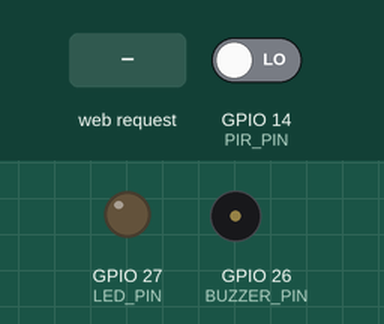
A sketch run on a simulated ESP32. Shown: output pins drawn as LEDs (lit = HIGH), buzzer (waves = sounding, pin HIGH). Dashed ring = blinking. Inputs (shaded band) come from the test bench; at power-on: GPIO 14 (PIR_PIN) LOW. WiFi joins after 1.5 s; servers stay silent unless stated; uploads are accepted with an empty reply; what the sketch prints to the serial monitor is not drawn.

Above: at 2.7 s.
2.8 s: HTTP request GET /intrusion received
At 2.92 s:
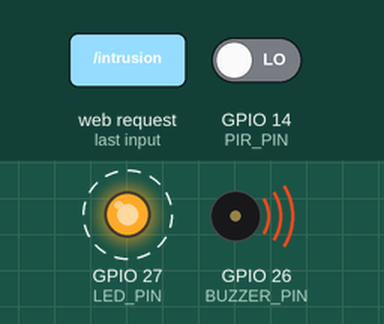
5.8 s: GPIO 14 (PIR_PIN) driven HIGH
8.8 s: HTTP request GET /stop received
At 9.6 s:
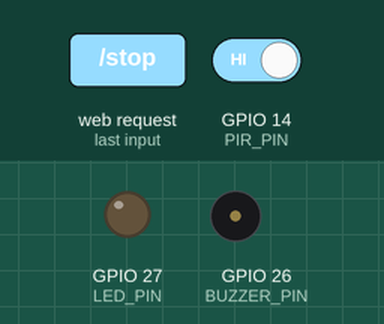
Timing chart, 0 to 11.8 s (numbered marks = the images above; inputs shaded):
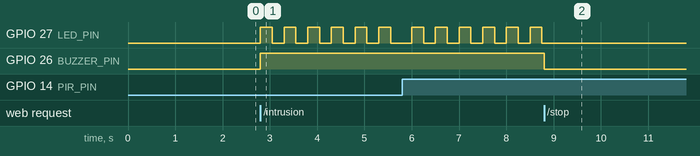

The sketch:

sentinel_eye.ino
```cpp
/* SentinelEye ESP32 firmware
   PIR sensor: OUT -> GPIO 14, VCC -> 5V/VIN, GND -> GND
   Active buzzer: signal/+ -> GPIO 26, GND/- -> GND
   Red LED: GPIO 27 -> 220 ohm resistor -> LED anode; LED cathode -> GND
   Update WIFI_SSID, WIFI_PASSWORD, and HELPER_URL before uploading.
*/
#include <WiFi.h>
#include <WebServer.h>
#include <HTTPClient.h>

const char* WIFI_SSID = "YOUR_WIFI_NAME";
const char* WIFI_PASSWORD = "YOUR_WIFI_PASSWORD";
const char* HELPER_URL = "http://192.168.1.10:8000/pir";

constexpr uint8_t PIR_PIN = 14;
constexpr uint8_t BUZZER_PIN = 26;
constexpr uint8_t LED_PIN = 27;
constexpr unsigned long ALARM_DURATION_MS = 10000UL;
constexpr unsigned long BLINK_INTERVAL_MS = 250UL;
constexpr unsigned long PIR_REPORT_GAP_MS = 3000UL;

WebServer server(80);
bool alarmActive = false;
bool ledState = false;
unsigned long alarmStartedAt = 0;
unsigned long lastBlinkAt = 0;
unsigned long lastPirReportAt = 0;
unsigned long bootedAt = 0;
unsigned long lastPirAt = 0;
uint32_t pirEvents = 0;

void startAlarm() {
  alarmActive = true;
  alarmStartedAt = millis();
  lastBlinkAt = 0;
  ledState = false;
  digitalWrite(BUZZER_PIN, HIGH);
  digitalWrite(LED_PIN, LOW);
}

void stopAlarm() {
  alarmActive = false;
  ledState = false;
  digitalWrite(BUZZER_PIN, LOW);
  digitalWrite(LED_PIN, LOW);
}

void handleIntrusion() {
  startAlarm();
  server.send(200, "application/json", "{\"ok\":true,\"alarm\":true,\"timeout_seconds\":10}");
}

void handleStop() {
  stopAlarm();
  server.send(200, "application/json", "{\"ok\":true,\"alarm\":false}");
}

void handleStatus() {
  const unsigned long remaining = alarmActive && millis() - alarmStartedAt < ALARM_DURATION_MS
    ? (ALARM_DURATION_MS - (millis() - alarmStartedAt) + 999UL) / 1000UL : 0;
  String body = "{\"online\":true,\"alarm\":";
  body += alarmActive ? "true" : "false";
  body += ",\"uptime\":" + String((millis() - bootedAt) / 1000UL);
  body += ",\"pir\":" + String(digitalRead(PIR_PIN) == HIGH ? "true" : "false");
  body += ",\"pir_events\":" + String(pirEvents);
  body += ",\"last_pir\":" + String(lastPirAt ? (lastPirAt / 1000UL) : 0);
  body += ",\"remaining_seconds\":" + String(remaining) + "}";
  server.send(200, "application/json", body);
}

void notifyHelper() {
  if (WiFi.status() != WL_CONNECTED) return;
  HTTPClient http;
  http.setConnectTimeout(1200);
  http.setTimeout(1500);
  http.begin(HELPER_URL);
  http.addHeader("Content-Type", "application/json");
  const String payload = "{\"type\":\"pir\",\"source\":\"esp32\",\"timestamp\":" + String(millis() / 1000UL) + "}";
  const int code = http.POST(payload);
  if (code < 200 || code >= 300) {
    Serial.printf("Helper POST failed: %d\n", code);
  } else {
    Serial.printf("PIR event reported to helper (%d)\n", code);
  }
  http.end();
}

void setup() {
  Serial.begin(115200);
  pinMode(PIR_PIN, INPUT);
  pinMode(BUZZER_PIN, OUTPUT);
  pinMode(LED_PIN, OUTPUT);
  stopAlarm();
  bootedAt = millis();

  WiFi.mode(WIFI_STA);
  WiFi.begin(WIFI_SSID, WIFI_PASSWORD);
  Serial.print("Connecting to Wi-Fi");
  while (WiFi.status() != WL_CONNECTED) {
    delay(250);
    Serial.print('.');
  }
  Serial.printf("\nSentinelEye IP: %s\n", WiFi.localIP().toString().c_str());

  server.on("/intrusion", HTTP_POST, handleIntrusion);
  server.on("/intrusion", HTTP_GET, handleIntrusion);
  server.on("/stop", HTTP_POST, handleStop);
  server.on("/stop", HTTP_GET, handleStop);
  server.on("/status", HTTP_GET, handleStatus);
  server.onNotFound([]() { server.send(404, "application/json", "{\"error\":\"not_found\"}"); });
  server.begin();
  Serial.println("HTTP server listening on port 80");
}

void loop() {
  server.handleClient();
  const unsigned long now = millis();

  if (digitalRead(PIR_PIN) == HIGH && now - lastPirReportAt >= PIR_REPORT_GAP_MS) {
    lastPirReportAt = now;
    lastPirAt = now;
    ++pirEvents;
    Serial.println("PIR motion detected");
    notifyHelper();
  }

  if (alarmActive && now - alarmStartedAt >= ALARM_DURATION_MS) {
    stopAlarm();
    Serial.println("Alarm timed out after 10 seconds");
  }

  if (alarmActive && now - lastBlinkAt >= BLINK_INTERVAL_MS) {
    lastBlinkAt = now;
    ledState = !ledState;
    digitalWrite(LED_PIN, ledState ? HIGH : LOW);
  }
}
```

Measured:
- after the input at 2.8 s, GPIO 27 (LED_PIN): alternates HIGH for 0.25 s and LOW for 0.25 s, starting at once; GPIO 26 (BUZZER_PIN): LOW → HIGH at once
- after the input at 8.8 s, GPIO 27 (LED_PIN): stops changing and stays LOW; GPIO 26 (BUZZER_PIN): HIGH → LOW after 0.00 s instead of 4.0 s
